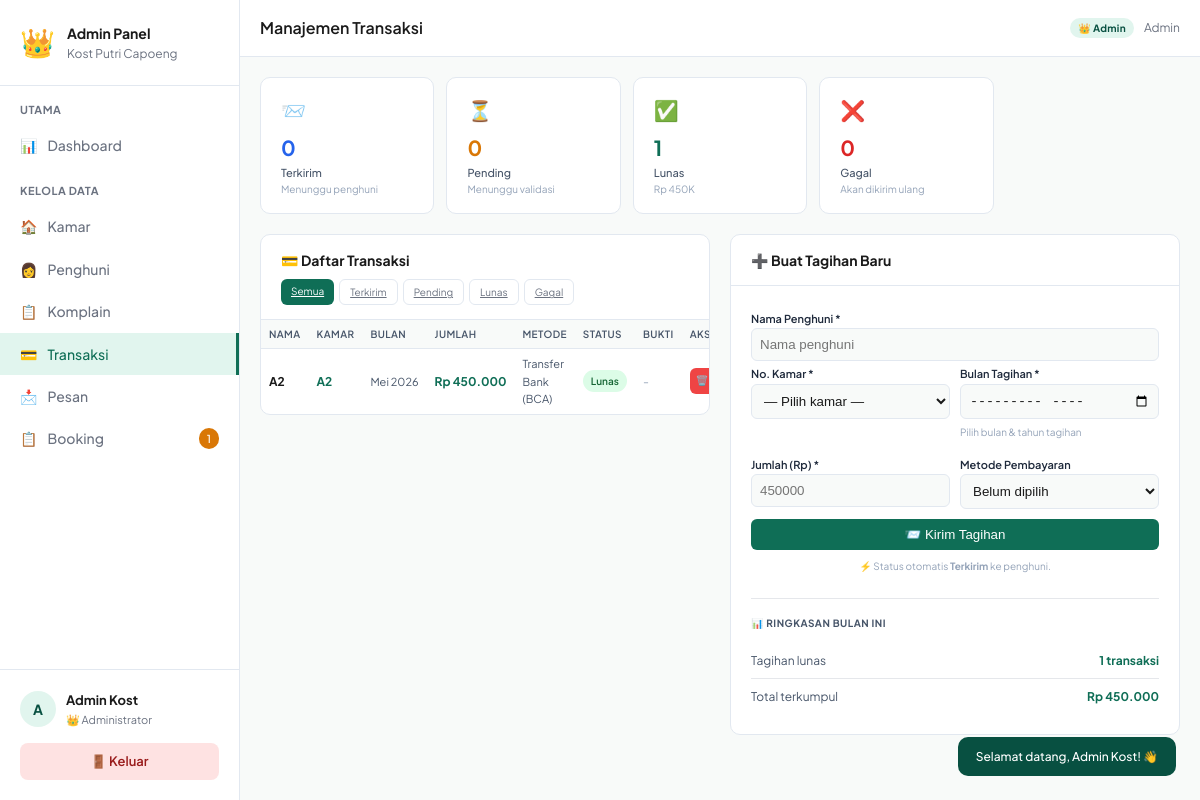
Screenshot of /admin.php?page=transaksi (signed in) with the database file from the repository.
### tables this page shows
CREATE TABLE `tb_transaksi` (
  `id` int NOT NULL,
  `nama` varchar(100) DEFAULT NULL,
  `no_kamar` varchar(10) DEFAULT NULL,
  `bulan` varchar(30) DEFAULT NULL,
  `jumlah` int DEFAULT NULL,
  `metode` varchar(50) DEFAULT '-',
  `status` enum('terkirim','pending','lunas','gagal') DEFAULT 'terkirim',
  `tanggal` date DEFAULT NULL,
  `no_hp` varchar(20) DEFAULT NULL,
  `bukti` varchar(255) DEFAULT NULL,
  `catatan` text
);

### admin.php (called while the page is built, shortened)
<?php
require_once 'config.php';
$page = $_GET['page'] ?? 'dashboard';
$page_map = [
    'dashboard'  => ['file' => 'admin/page/dashboard.php',  'title' => 'Dashboard'],
    'kamar'      => ['file' => 'admin/page/kamar.php',      'title' => 'Kelola Kamar'],
    'penghuni'   => ['file' => 'admin/page/penghuni.php',   'title' => 'Data Penghuni'],
    'komplain'   => ['file' => 'admin/page/komplain.php',   'title' => 'Manajemen Komplain'],
    'transaksi'  => ['file' => 'admin/page/transaksi.php',  'title' => 'Manajemen Transaksi'],
    'pesan'      => ['file' => 'admin/page/pesan.php',      'title' => 'Manajemen Pesan'],
    'booking'    => ['file' => 'admin/page/booking.php',    'title' => 'Manajemen Booking'],
];
include 'admin/header.php';
include $page_map[$page]['file'];
include 'admin/footer.php';

### config.php (called while the page is built, shortened)
<?php
function getDB() {
    static $conn = null;
    if ($conn !== null) return $conn;
    $c = new mysqli(DB_HOST, DB_USER, DB_PASS, DB_NAME);
    $c->set_charset('utf8mb4');
    $conn = $c;
    return $conn;
}
function getTransaksiAll() {
    $db = getDB();
    $result = $db->query("SELECT * FROM tb_transaksi ORDER BY id ASC");
    $rows = [];
    while ($row = $result->fetch_assoc()) $rows[] = $row;
    return $rows;
}

### admin/page/transaksi.php (the view, shortened to what this page needs)
<?php
$transaksi_all = getTransaksiAll();
$terkirim  = array_filter($transaksi_all, fn($t) => $t['status'] === 'terkirim');
$pending   = array_filter($transaksi_all, fn($t) => $t['status'] === 'pending');
$lunas     = array_filter($transaksi_all, fn($t) => $t['status'] === 'lunas');
$gagal     = array_filter($transaksi_all, fn($t) => $t['status'] === 'gagal');
$total_terkirim = count($terkirim);
$total_pending  = count($pending);
$total_lunas    = count($lunas);
$total_gagal    = count($gagal);
$total_lunas_nominal = array_sum(array_column(array_values($lunas), 'jumlah'));
$filter_status = $_GET['status'] ?? 'semua';
$filtered = $transaksi_all;
$badge_map = [
    'terkirim' => ['class' => 'admin-badge-terkirim', 'label' => 'Terkirim'],
    'pending'  => ['class' => 'admin-badge-pending',  'label' => 'Pending'],
    'lunas'    => ['class' => 'admin-badge-lunas',    'label' => 'Lunas'],
    'gagal'    => ['class' => 'admin-badge-gagal',    'label' => 'Gagal'],
];
?>
<div class="admin-stats-grid" style="grid-template-columns:repeat(5,1fr);">
  <div class="admin-stat-card">
    <div class="admin-stat-icon">📨</div>
    <div class="admin-stat-val" style="color:#2563eb;"><?= $total_terkirim ?></div>
    <div class="admin-stat-lbl">Terkirim</div>
    <div class="admin-stat-sub">Menunggu penghuni</div>
  </div>
  <div class="admin-stat-card">
    <div class="admin-stat-icon">⏳</div>
    <div class="admin-stat-val" style="color:#d97706;"><?= $total_pending ?></div>
    <div class="admin-stat-lbl">Pending</div>
    <div class="admin-stat-sub">Menunggu validasi</div>
  </div>
  <div class="admin-stat-card">
    <div class="admin-stat-icon">✅</div>
    <div class="admin-stat-val" style="color:#0F6E56;"><?= $total_lunas ?></div>
    <div class="admin-stat-lbl">Lunas</div>
    <div class="admin-stat-sub">Rp <?= number_format($total_lunas_nominal/1000,0,',','.') ?>K</div>
  </div>
  <div class="admin-stat-card">
    <div class="admin-stat-icon">❌</div>
    <div class="admin-stat-val" style="color:#dc2626;"><?= $total_gagal ?></div>
    <div class="admin-stat-lbl">Gagal</div>
    <div class="admin-stat-sub">Akan dikirim ulang</div>
  </div>
</div>
<div class="admin-grid-2" style="align-items:start;">
  <div class="admin-card">
    <div class="admin-card-header">
      <span class="admin-card-title">💳 Daftar Transaksi</span>
      <div style="display:flex;gap:5px;flex-wrap:wrap;">
        <?php foreach(['semua'=>'Semua','terkirim'=>'Terkirim','pending'=>'Pending','lunas'=>'Lunas','gagal'=>'Gagal'] as $v=>$l): ?>
        <a href="admin.php?page=transaksi&status=<?= $v ?>"
           class="admin-btn admin-btn-sm <?= $filter_status===$v?'admin-btn-primary':'admin-btn-outline' ?>"><?= $l ?></a>
        <?php endforeach; ?>
      </div>
    </div>
    <?php if(empty($filtered)): ?>
    <div class="admin-empty"><span class="admin-empty-icon">📭</span>Tidak ada transaksi</div>
    <?php else: ?>
    <div class="admin-table-wrap">
      <table class="admin-table admin-table-transaksi">
        <thead>
          <tr>
            <th style="color:#475569;">Nama</th>
            <th style="color:#475569;">Kamar</th>
            <th style="color:#475569;">Bulan</th>
            <th style="color:#475569;">Jumlah</th>
            <th style="color:#475569;">Metode</th>
            <th style="color:#475569;">Status</th>
            <th style="color:#475569;">Bukti</th>
            <th style="color:#475569;min-width:120px;">Aksi</th>
          </tr>
        </thead>
        <tbody>
        <?php foreach($filtered as $t): ?>
        <tr>
          <td style="font-weight:700;color:#1a1a1a;white-space:nowrap;"><?= htmlspecialchars($t['nama']) ?></td>
          <td style="font-weight:700;color:#0F6E56;"><?= $t['no_kamar'] ?></td>
          <td style="font-size:11px;color:#475569;white-space:nowrap;"><?= $t['bulan'] ?></td>
          <td style="font-weight:700;color:<?= $t['status']==='lunas'?'#0F6E56':'#b91c1c' ?>;white-space:nowrap;">
            Rp <?= number_format($t['jumlah'],0,',','.') ?>
          </td>
          <td style="font-size:11px;color:#475569;"><?= $t['metode'] ?></td>
          <td><span class="admin-badge <?= $badge_map[$t['status']]['class'] ?? '' ?>"><?= $badge_map[$t['status']]['label'] ?? $t['status'] ?></span></td>
          <td>
            <?php if ($t['bukti']): ?>
              <a href="uploads/pembayaran/<?= $t['bukti'] ?>" target="_blank" class="admin-btn admin-btn-outline admin-btn-sm" title="Lihat Bukti">📷</a>
            <?php else: ?>
              <span style="color:#94a3b8;">-</span>
            <?php endif; ?>
          </td>
          <td>
            <div style="display:flex;flex-wrap:wrap;gap:4px;align-items:center;justify-content:flex-start;">
              <form method="post" style="display:inline;" onsubmit="return confirm('Hapus transaksi ini?')">
                <button type="submit" class="admin-btn admin-btn-danger admin-btn-sm" style="height:26px;line-height:1;">🗑️</button>
              </form>
            </div>
          </td>
        </tr>
        <?php endforeach; ?>
        </tbody>
      </table>
    </div>
    <?php endif; ?>
  </div>
  <div class="admin-card">
    <div class="admin-card-header">
      <span class="admin-card-title">➕ Buat Tagihan Baru</span>
    </div>
    <div class="admin-card-body">
      <form method="post">
        <div class="admin-form-group">
          <label style="color:#1e293b;">Nama Penghuni *</label>
          <input type="text" name="nama" placeholder="Nama penghuni" required>
        </div>
        <div class="admin-form-row">
          <div class="admin-form-group">
            <label style="color:#1e293b;">No. Kamar *</label>
            <select name="no_kamar" required>
              <option value="">— Pilih kamar —</option>
            </select>
          </div>
          <div class="admin-form-group">
            <label style="color:#1e293b;">Bulan Tagihan *</label>
            <input type="month" name="bulan" required>
            <span style="font-size:10px;color:#94a3b8;">Pilih bulan &amp; tahun tagihan</span>
          </div>
        </div>
        <div class="admin-form-row">
          <div class="admin-form-group">
            <label style="color:#1e293b;">Jumlah (Rp) *</label>
            <input type="number" name="jumlah" placeholder="450000" required>
          </div>
          <div class="admin-form-group">
            <label style="color:#1e293b;">Metode Pembayaran</label>
            <select name="metode">
              <option value="-">Belum dipilih</option>
            </select>
          </div>
        </div>
        <button type="submit" class="admin-btn admin-btn-primary" style="width:100%;">📨 Kirim Tagihan</button>
        <div style="margin-top:.5rem;font-size:10px;color:#94a3b8;text-align:center;">
          ⚡ Status otomatis <strong>Terkirim</strong> ke penghuni.
        </div>
      </form>
      <div style="margin-top:1.5rem;padding-top:1rem;border-top:1px solid #e5e7eb;">
        <div style="font-size:10px;font-weight:700;text-transform:uppercase;letter-spacing:.5px;color:#475569;margin-bottom:.75rem;">📊 Ringkasan Bulan Ini</div>
        <?php
        $trans_bulan = array_filter($transaksi_all, function($t) {
            return strpos($t['bulan'], date('Y')) !== false;
        });
        $lunas_bulan = array_filter($trans_bulan, fn($t) => $t['status']==='lunas');
        $pendapatan  = array_sum(array_column(array_values($lunas_bulan), 'jumlah'));
        ?>
        <div style="display:flex;justify-content:space-between;padding:8px 0;border-bottom:1px solid #e5e7eb;font-size:12px;">
          <span style="color:#475569;">Tagihan lunas</span>
          <span style="color:#0F6E56;font-weight:700;"><?= count($lunas_bulan) ?> transaksi</span>
        </div>
        <div style="display:flex;justify-content:space-between;padding:8px 0;font-size:12px;">
          <span style="color:#475569;">Total terkumpul</span>
          <span style="color:#0F6E56;font-weight:700;">Rp <?= number_format($pendapatan,0,',','.') ?></span>
        </div>
      </div>
    </div>
  </div>
</div>

### style.css (style rules this page uses)
*, *::before, *::after { box-sizing: border-box; margin: 0; padding: 0; }
:root { --teal: #0F6E56; --teal-light: #E1F5EE; --teal-mid: #1D9E75; --teal-dark: #085041; --teal-xlight: #f0fdf9; --amber: #EF9F27; --amber-light: #FAEEDA; --coral: #D85A30; --coral-light: #FAECE7; --text: #1a1a1a; --text-muted: #475569; --text-light: #94a3b8; --border: #e2e8f0; --bg: #f8faf9; --white: #ffffff; --radius-sm: 6px; --radius-md: 10px; --radius-lg: 16px; --shadow-sm: 0 1px 3px rgba(0,0,0,0.05); --shadow-md: 0 2px 12px rgba(0,0,0,0.06); --shadow-lg: 0 4px 24px rgba(0,0,0,0.08); --sidebar-w: 230px; --gap: 1.25rem; --card-padding: 1.25rem; }
html { scroll-behavior: smooth; }
body { font-family: 'Plus Jakarta Sans', 'Segoe UI', sans-serif; color: var(--text); background: var(--bg); font-size: 14px; line-height: 1.6; }
table { width: 100%; border-collapse: collapse; font-size: 13px; }
th { text-align: left; padding: 8px 12px; font-size: 10px; font-weight: 600; color: var(--text-muted); letter-spacing: 0.4px; text-transform: uppercase; border-bottom: 1.5px solid var(--border); background: var(--bg); }
td { padding: 9px 12px; border-bottom: 1px solid var(--border); vertical-align: middle; color: #1a1a1a; }
tr:last-child td { border-bottom: none; }

### rows the page displays
tb_transaksi: status "0", status "1", $total_lunas_nominal/1000 "450", nama "A2", no_kamar "A2", bulan "Mei 2026", jumlah "450.000", metode "Transfer Bank (BCA)", status "Lunas", count($lunas_bulan) "1", pendapatan "450.000"

### other values shown
$booking_baru "1"
substr($_SESSION['user_nama'] ?? 'A', 0, 1) "A"
$_SESSION['user_nama'] "Admin Kost"
$pageTitle "Manajemen Transaksi"
explode(' ', $_SESSION['user_nama'] ?? 'Admin')[0] "Admin"
$l "Semua"
$l "Terkirim"
$l "Pending"
$l "Lunas"
$l "Gagal"
